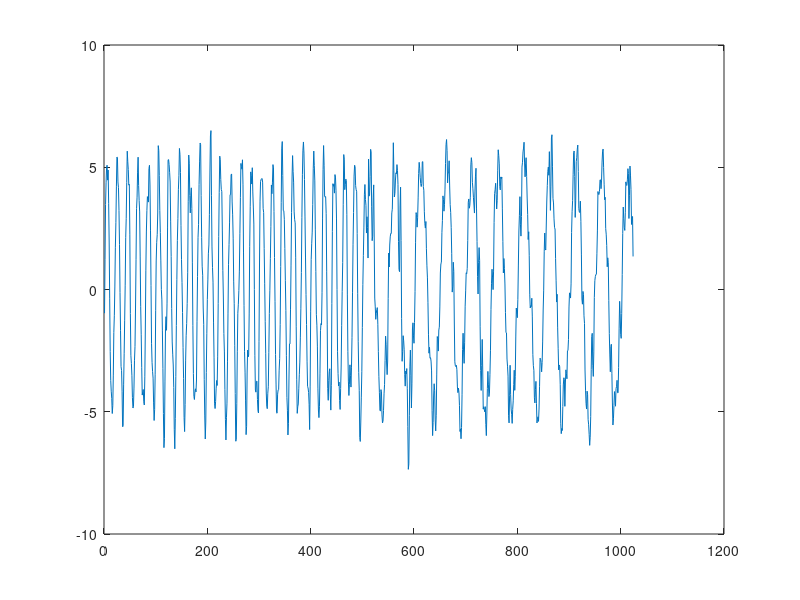

MATLAB code to generate this figure: (Note: this script raises an error after producing the figure.)
%wavelet-transformation of the signal
% program is written 27.01.2009 by L.V. Zotov
clear;

N_signal=1024;
% generating two-sin signal
for (k=1:1:N_signal)
    if k<(N_signal/2)
      garm(k)=5*sin(2*pi/20*(k-1));
    else
      garm(k)=5*sin(2*pi/50*(k-1));
    end;
end;

plot(garm);

% ARMA process generating
ar(1)=0.5*randn(1);
ar(2)=-0.2*ar(1)+0.5*randn(1);

for (i=3:1:N_signal)
    ar(i)=0.9*ar(i-1)-0.7*ar(i-2)+0.5*randn(1);
end;

plot(ar);

%making a sum
signal=garm+ar;

plot(signal);


%cd C:\work\course\filtr\eng\Lab4;

%savefile = 'signal.mat';
%save(savefile,'signal');

%------------------------------------------------
a_max=128;

c = cwt(signal,[1:a_max],'morl','plot');

clf;

%3d-plot
[A,B] = meshgrid([1:100],[1:a_max]);
for(i=1:1:a_max)
  %morl
    scale_ampl=sqrt(2*pi);
  %mexh
  %  scale_ampl=sqrt(2*pi)*i;
 for(j=1:1:100)
   Z(i,j)=c(i,j*10)/scale_ampl;
 end;
end;

%morl
scale_period=2*pi/5;
%mexh
%scale_period=pi*sqrt(2);




surface(B*scale_period,A,abs(Z))